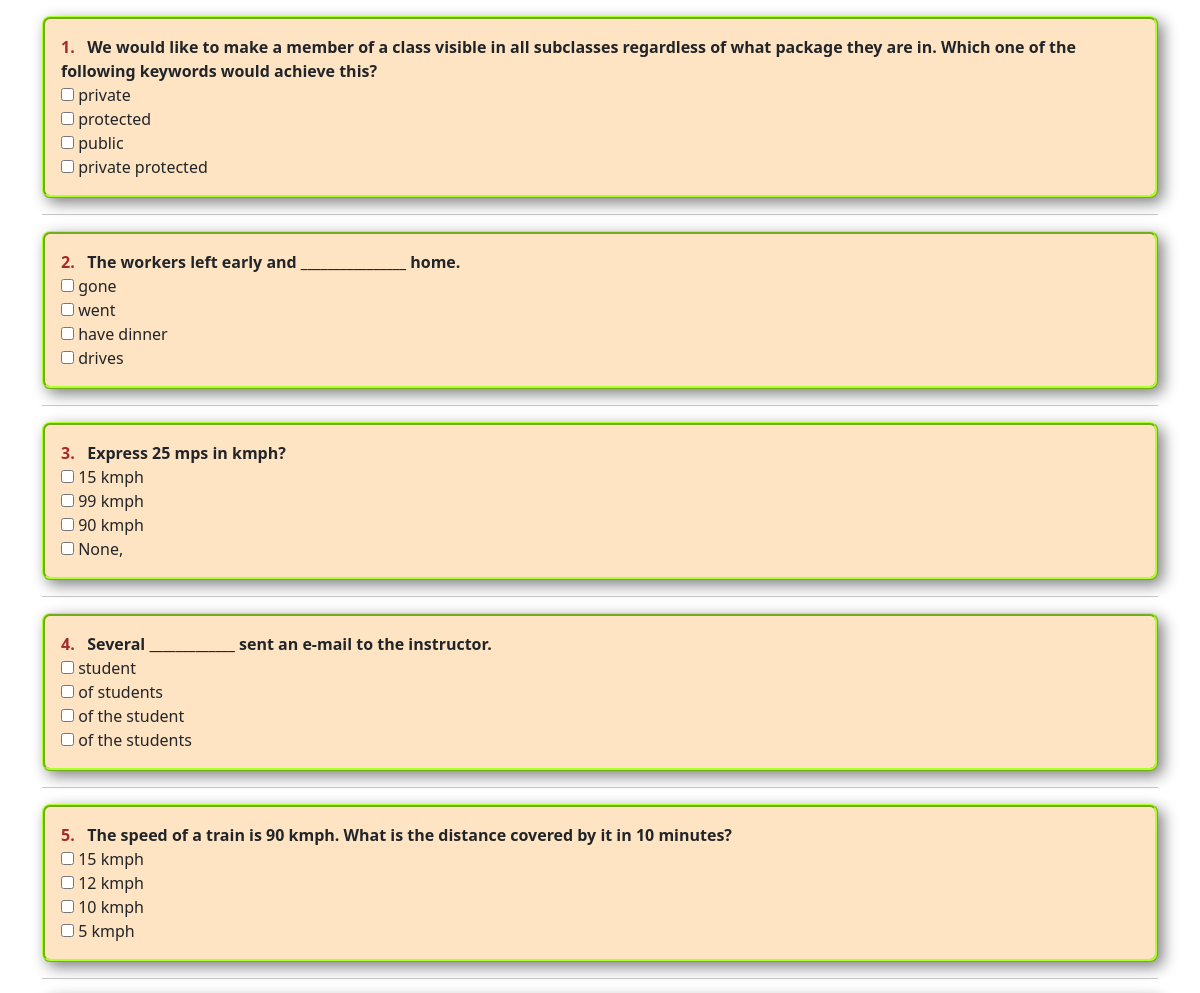
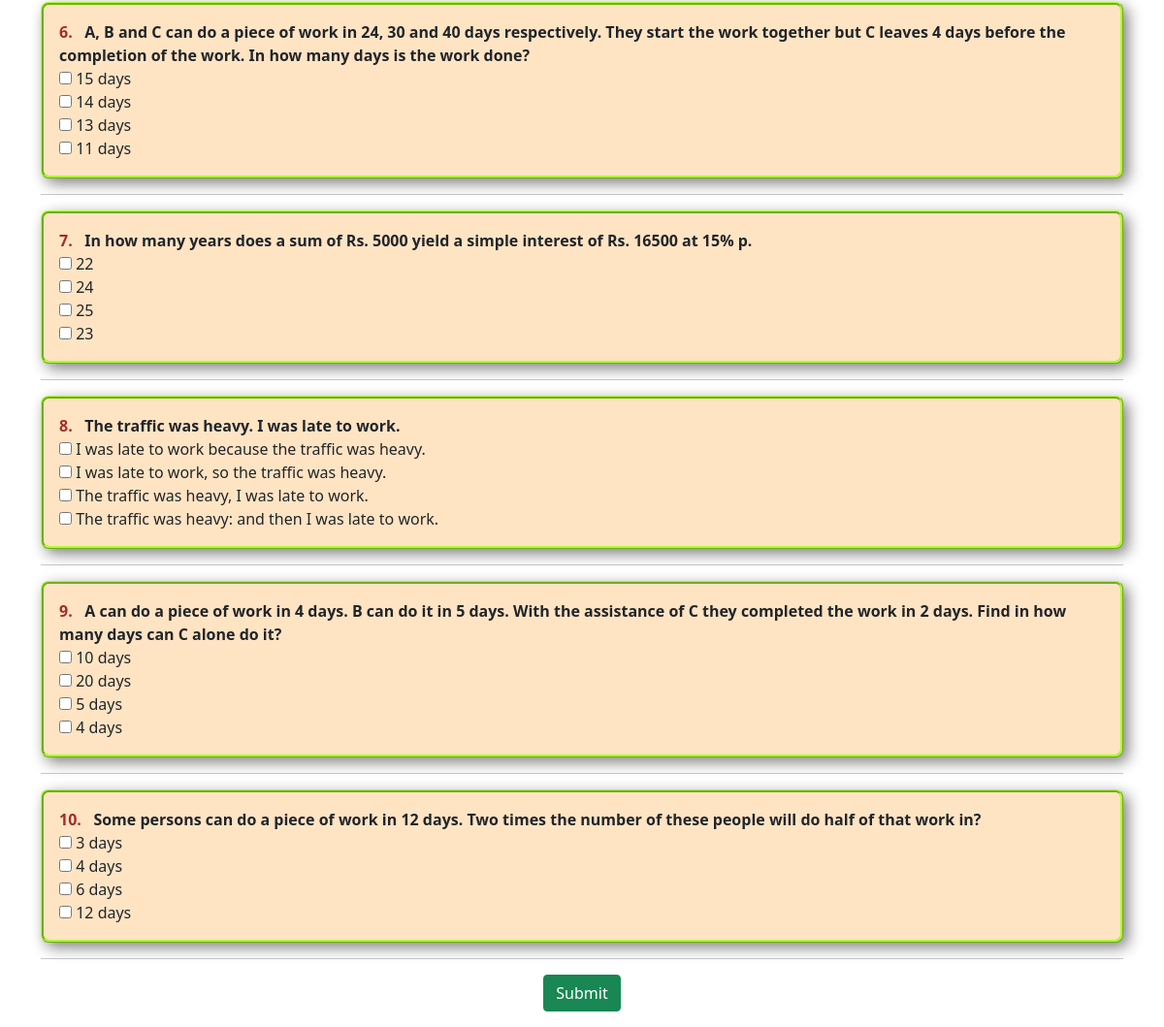
/test_page/, run on the app's committed database (2 pictures, top to bottom).
### tables this page shows
CREATE TABLE test_table
                    (Q_number INT NOT NULL,
                    Question TEXT NOT NULL,
                    Option_A TEXT NOT NULL,
                    Option_B TEXT NOT NULL,
                    Option_C TEXT NOT NULL,
                    Option_D TEXT NOT NULL,
                    Answer TEXT NOT NULL   
                    );

### main.py (the view)
@app.route('/test_page/')
def test():
    db=sqlite3.connect("student.db")
    ques=db.execute(f"""SELECT Q_number,Question,Option_A,Option_B,
                    Option_C,Option_D FROM test_table
                    ORDER BY RANDOM()
                    LIMIT 10; """).fetchall()
    return render_template("test_page.html",questions=ques)

### templates/test_page.html (shortened to what this page needs)
<!DOCTYPE html>
<html lang="en">
<head>
    <link href="https://cdn.jsdelivr.net/npm/bootstrap@5.0.0-beta3/dist/css/bootstrap.min.css"
     rel="stylesheet"
>
</head>
<body>
    <form id="test_form" class="container mt-3">
        {%for q in questions %}
        <div class="form-group test p-3" id="{{q[0]}}">
            <label for="{{q[0]}}"><b><span style="color:brown">{{(questions.index(q))+1}}.
            </span>&nbsp;&nbsp;{{q[1]}}</b></label><br>
            <input type="checkbox" id="{{q[0]}}A" name="{{q[0]}}A" value="{{q[2]}}">
            <label for="{{q[0]}}A"> {{q[2]}}</label><br>
            <input type="checkbox" id="{{q[0]}}B" name="{{q[0]}}B" value="{{q[3]}}">
            <label for="{{q[0]}}B"> {{q[3]}}</label><br>
            <input type="checkbox" id="{{q[0]}}C" name="{{q[0]}}C" value="{{q[4]}}">
            <label for="{{q[0]}}C"> {{q[4]}}</label><br>
            <input type="checkbox" id="{{q[0]}}D" name="{{q[0]}}D" value="{{q[5]}}">
            <label for="{{q[0]}}D"> {{q[5]}}</label><br>
        </div>
        <hr>
        {%endfor%}
       <div class="text-center">
        <button type="submit" class="btn btn-success text-center mb-3" >Submit</button>
       </div>
      </form>
</body>
</html>

### templates/test_page.html (style rules this page uses)
.test { background-color: bisque; border-radius: 8px; border:3px solid greenyellow; box-shadow: 5px 5px 15px grey; border-style:ridge; }

### data on the page
test_table: value "1", Question "We would like to make a member of a class visible in all subclasses regardless of what package they are in. Which one of the following keywords would achieve this?", Option_A "private", Option_B "protected", Option_C "public", Option_D "private protected"
test_table: value "2", Question "The workers left early and ________________ home.", Option_A "gone", Option_B "went", Option_C "have dinner", Option_D "drives"
test_table: value "3", Question "Express 25 mps in kmph?", Option_A "15 kmph", Option_B "99 kmph", Option_C "90 kmph", Option_D "None,"
test_table: value "4", Question "Several _____________ sent an e-mail to the instructor.", Option_A "student", Option_B "of students", Option_C "of the student", Option_D "of the students"
test_table: value "5", Question "The speed of a train is 90 kmph. What is the distance covered by it in 10 minutes?", Option_A "15 kmph", Option_B "12 kmph", Option_C "10 kmph", Option_D "5 kmph"
test_table: (questions.index(q))+1 "6", Question "A, B and C can do a piece of work in 24, 30 and 40 days respectively. They start the work together but C leaves 4 days before the completion of the work. In how many days is the work done?", Option_A "15 days", Option_B "14 days", Option_C "13 days", Option_D "11 days"
test_table: value "7", Question "In how many years does a sum of Rs. 5000 yield a simple interest of Rs. 16500 at 15% p.", Option_A "22", Option_B "24", Option_C "25", Option_D "23"
test_table: value "8", Question "The traffic was heavy. I was late to work.", Option_A "I was late to work because the traffic was heavy.", Option_B "I was late to work, so the traffic was heavy.", Option_C "The traffic was heavy, I was late to work.", Option_D "The traffic was heavy: and then I was late to work."
test_table: value "9", Question "A can do a piece of work in 4 days. B can do it in 5 days. With the assistance of C they completed the work in 2 days. Find in how many days can C alone do it?", Option_A "10 days", Option_B "20 days", Option_C "5 days", Option_D "4 days"
test_table: value "10", Question "Some persons can do a piece of work in 12 days. Two times the number of these people will do half of that work in?", Option_A "3 days", Option_B "4 days", Option_C "6 days", Option_D "12 days"
